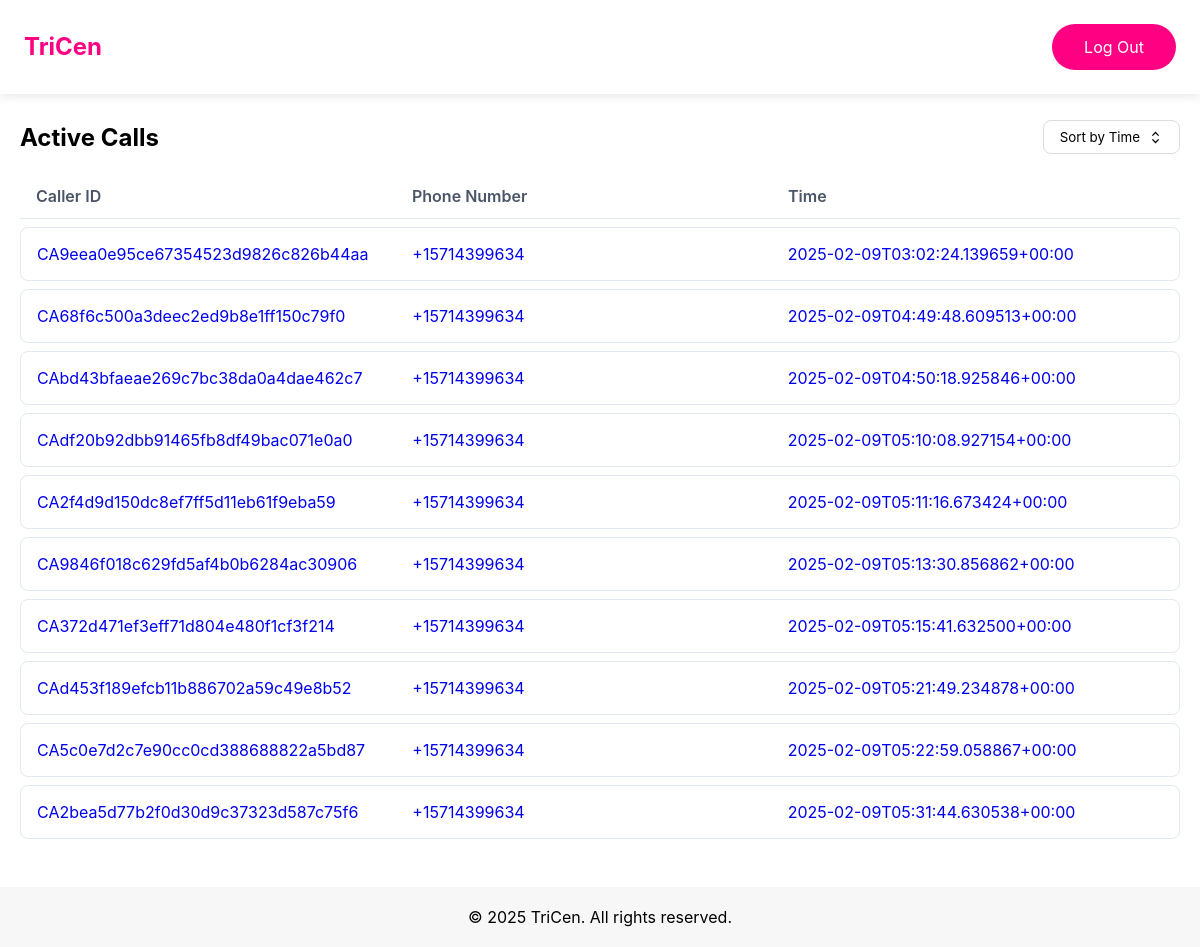
Page /dashboard/ on the earlier database version.
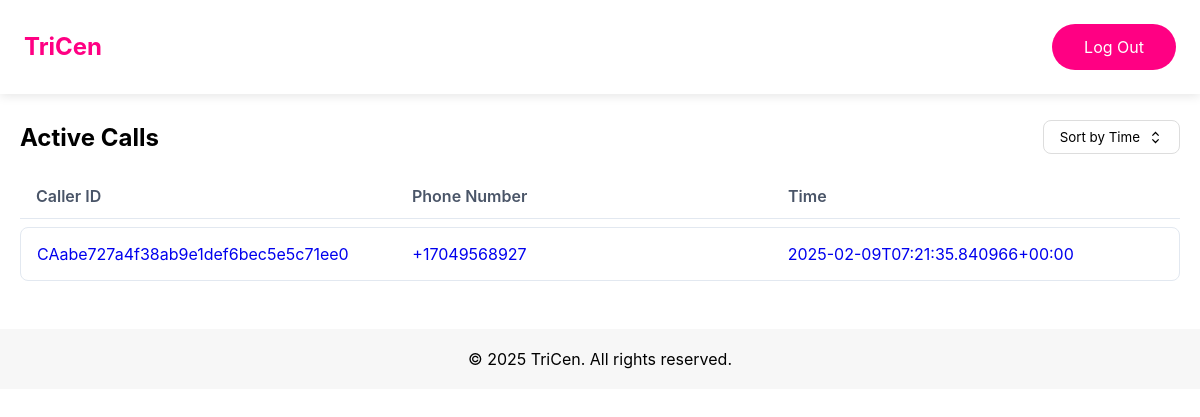
Same page on the later database version.
### tricen_backend/models.py (models this page shows, shortened)
class Conversation(models.Model):
    caller_id = models.CharField(max_length=34, unique=True, primary_key=True)
    phone_number = models.CharField(max_length=20, null=True)
    contentUser = models.TextField()
    contentAI = models.TextField()
    timestamp = models.DateTimeField(auto_now_add=True)
    needs_transfer = models.BooleanField(default=False)  # Added this line
    transfer_reason = models.TextField(null=True, blank=True)  # Added this line
    def get_user_content(self):
        return json.loads(self.contentUser) if self.contentUser else []
    def get_ai_content(self):
        return json.loads(self.contentAI) if self.contentAI else []

### tricen_frontend/views.py (the view)
# urls.py: path("dashboard/", views.dashboard,  name="dashboard"),
def dashboard(request):
    url = reverse('conversation_list')
    client = Client()
    response = client.get(url)
    if response.status_code == 200:
        response_data = response.json()
    else:
        response_data = {'error': 'Failed to fetch conversations'}
    return render(request, 'dashboard/dashboard.html', {'conversations':response_data})

### tricen_backend/views.py (called while the page is built)
def get_conversations(request):
    try:
        conversations = Conversation.objects.all()
        data = [{
            'caller_id': conv.caller_id,
            'phone_number': conv.phone_number,
            'contentUser': conv.get_user_content(),
            'contentAI': conv.get_ai_content(),
            'timestamp': conv.timestamp.isoformat()
        } for conv in conversations]
        return JsonResponse(data, safe=False)
    except Exception as e:
        print(f"Error in get_conversations: {str(e)}")
        return JsonResponse({'error': str(e)}, status=500)

### tricen_frontend/templates/dashboard/dashboard.html (shortened to what this page needs)
{% load static %}
<!DOCTYPE html>
<html lang="en">
<head>
  <link rel="stylesheet" href="https://cdnjs.cloudflare.com/ajax/libs/font-awesome/6.4.0/css/all.min.css" />
  <link rel="stylesheet" href="{% static 'style.css' %}">
  <link rel="stylesheet" href="{% static 'table.css' %}">
</head>
<body>
  <nav class="navbar">
    <div class="logo">TriCen</div>
    <button class="login-btn">Log Out</button>
  </nav>
  <section>
    <div class="table-container">
      <div class="header">
          <h1>Active Calls</h1>
          <button class="sort-button" onclick="sortCalls()">
              Sort by Time
              <svg width="15" height="15" viewBox="0 0 24 24" fill="none" stroke="currentColor" stroke-width="2">
                  <path d="M7 15l5 5 5-5"/>
                  <path d="M7 9l5-5 5 5"/>
              </svg>
          </button>
      </div>
      <div class="column-headers">
          <div>Caller ID</div>
          <div>Phone Number</div>
          <div>Time</div>
      </div>
      <div id="calls-container">
          {% for conversation in conversations %}
            <a href="{% url 'user_detail' conversation.caller_id %}" class="call-link">
              <div class="call-row">
                <div>{{ conversation.caller_id }}</div>
                <div>{{ conversation.phone_number }}</div>
                <div>{{ conversation.timestamp }}</div>
              </div>
            </a>
          {% empty %}
            <div class="call-row">
              <div>No conversations found.</div>
            </div>
          {% endfor %}
      </div>
    </div>
  </section>
  <footer>
    <div class="container">
      <p>© 2025 TriCen. All rights reserved.</p>
    </div>
  </footer>
  </body>
</html>

### tricen_frontend/static/style.css (style rules this page uses)
* { margin: 0; padding: 0; box-sizing: border-box; font-family: -apple-system, BlinkMacSystemFont, 'Segoe UI', Roboto, Oxygen, Ubuntu, Cantarell, sans-serif; }
body { overflow-x: hidden; }
.navbar { position: fixed; top: 0; width: 100%; padding: 1.5rem; background: white; z-index: 1000; display: flex; justify-content: space-between; align-items: center; box-shadow: 0 2px 10px rgba(0,0,0,0.1); }
.logo { font-size: 1.5rem; font-weight: bold; color: #FF0083; }
.login-btn { padding: 0.8rem 2rem; background: #FF0083; color: white; border: none; border-radius: 50px; cursor: pointer; font-size: 1rem; transition: transform 0.3s; }

### tricen_frontend/static/table.css (style rules this page uses)
body { padding-top: 80px; }
.table-container { max-width: 1200px; margin: 20px auto; padding: 20px; }
.header { display: flex; justify-content: space-between; align-items: center; margin-bottom: 20px; }
.sort-button { padding: 8px 16px; border: 1px solid #ddd; border-radius: 8px; cursor: pointer; display: flex; align-items: center; gap: 8px; background: white; transition: all 0.2s; }
.column-headers { display: grid; grid-template-columns: repeat(3, 1fr); padding: 12px 16px; font-weight: 600; color: #4a5568; border-bottom: 1px solid #e2e8f0; }
.call-row { display: grid; grid-template-columns: repeat(3, 1fr); padding: 16px; margin: 8px 0; border: 1px solid #e2e8f0; border-radius: 8px; cursor: pointer; transition: all 0.2s; }
.call-link { text-decoration: none; }
.call-link .call-row { cursor: pointer; }
.container { background: #f7f7f7; padding: 20px 0; text-align: center; }

Differences in the rows shown:
removed Conversation: caller_id "CA9eea0e95ce67354523d9826c826b44aa", phone_number "+15714399634", timestamp "2025-02-09T03:02:24.139659+00:00"
removed Conversation: caller_id "CA68f6c500a3deec2ed9b8e1ff150c79f0", phone_number "+15714399634", timestamp "2025-02-09T04:49:48.609513+00:00"
removed Conversation: caller_id "CAbd43bfaeae269c7bc38da0a4dae462c7", phone_number "+15714399634", timestamp "2025-02-09T04:50:18.925846+00:00"
removed Conversation: caller_id "CAdf20b92dbb91465fb8df49bac071e0a0", phone_number "+15714399634", timestamp "2025-02-09T05:10:08.927154+00:00"
removed Conversation: caller_id "CA2f4d9d150dc8ef7ff5d11eb61f9eba59", phone_number "+15714399634", timestamp "2025-02-09T05:11:16.673424+00:00"
removed Conversation: caller_id "CA9846f018c629fd5af4b0b6284ac30906", phone_number "+15714399634", timestamp "2025-02-09T05:13:30.856862+00:00"
removed Conversation: caller_id "CA372d471ef3eff71d804e480f1cf3f214", phone_number "+15714399634", timestamp "2025-02-09T05:15:41.632500+00:00"
removed Conversation: caller_id "CAd453f189efcb11b886702a59c49e8b52", phone_number "+15714399634", timestamp "2025-02-09T05:21:49.234878+00:00"
removed Conversation: caller_id "CA5c0e7d2c7e90cc0cd388688822a5bd87", phone_number "+15714399634", timestamp "2025-02-09T05:22:59.058867+00:00"
removed Conversation: caller_id "CA2bea5d77b2f0d30d9c37323d587c75f6", phone_number "+15714399634", timestamp "2025-02-09T05:31:44.630538+00:00"
added Conversation: caller_id "CAabe727a4f38ab9e1def6bec5e5c71ee0", phone_number "+17049568927", timestamp "2025-02-09T07:21:35.840966+00:00"
